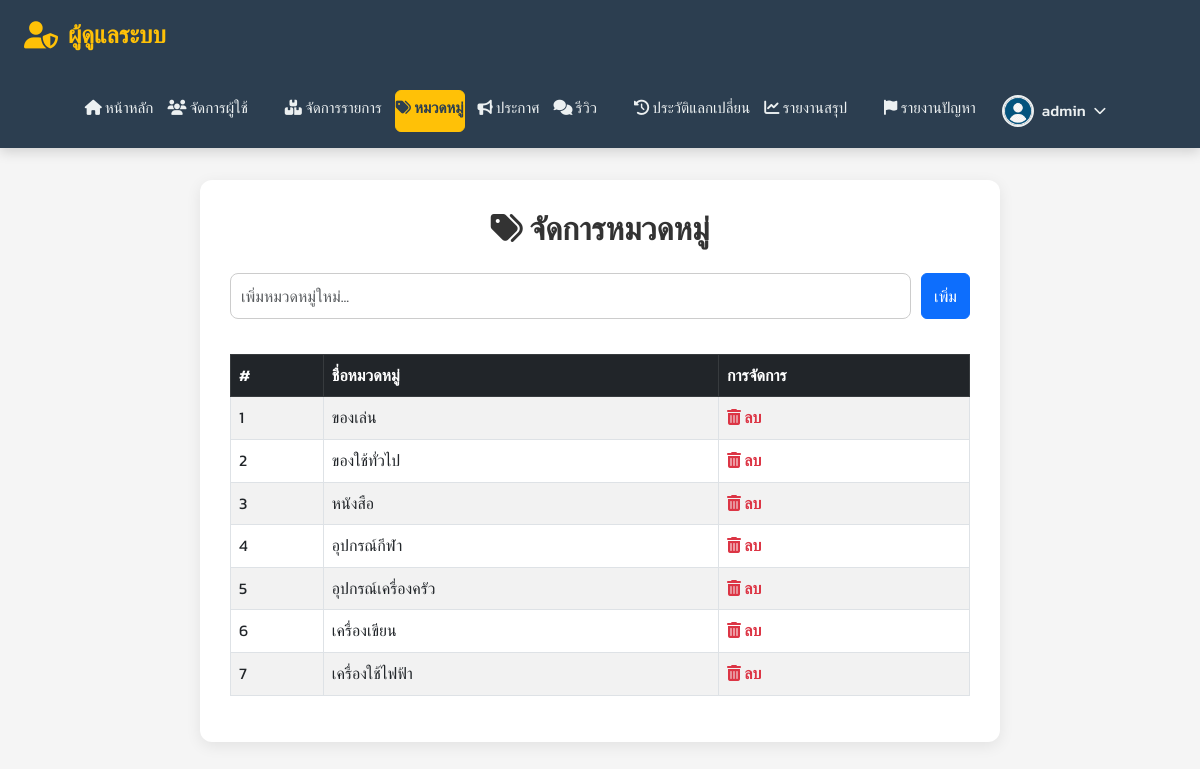
Screenshot of /admin/manage_categories.php (signed in) with the database file from the repository.
### tables this page shows
CREATE TABLE `categories` (
  `id` int(11) NOT NULL,
  `name` varchar(100) NOT NULL
);

### admin/manage_categories.php (the view, shortened to what this page needs)
<?php
$userId = $_SESSION['user_id'];
$username = $_SESSION['username'];
$servername = "localhost";
$db_username = "root";
$db_password = "";
$dbname = "item_exchange";
$conn = new mysqli($servername, $db_username, $db_password, $dbname);
$stmtProfile = $conn->prepare("SELECT profile_image FROM users WHERE id = ?");
$stmtProfile->bind_param("i", $userId);
$stmtProfile->execute();
$resultProfile = $stmtProfile->get_result();
$userProfile = $resultProfile->fetch_assoc();
$profileImageHeader = (!empty($userProfile['profile_image']) && file_exists("../uploads/profile/" . $userProfile['profile_image']))
    ? "../uploads/profile/" . $userProfile['profile_image']
    : "../uploads/profile/default.png";
$categories = $conn->query("SELECT * FROM categories ORDER BY name ASC");
?>
<!DOCTYPE html>
<html lang="th">
<head>
    <link rel="stylesheet" href="https://cdnjs.cloudflare.com/ajax/libs/font-awesome/6.5.0/css/all.min.css" />
    <link href="https://cdn.jsdelivr.net/npm/bootstrap@5.3.0/dist/css/bootstrap.min.css" rel="stylesheet">
</head>
<body>
<header>
    <div class="header-left">
        <div class="header-title">
            <i class="fas fa-user-shield"></i>
            <span>ผู้ดูแลระบบ</span>
        </div>
        <nav class="header-nav">
            <div class="menu-group">
                <a href="admin_main.php"><i class="fas fa-home"></i> หน้าหลัก</a>
                <a href="manage_users.php"><i class="fas fa-users"></i> จัดการผู้ใช้</a>
            </div>
            <div class="menu-group">
                <a href="manage_items.php"><i class="fas fa-boxes"></i> จัดการรายการ</a>
                <a href="manage_categories.php" class="current-page"><i class="fas fa-tags"></i> หมวดหมู่</a>
                <a href="manage_announcements.php"><i class="fas fa-bullhorn"></i> ประกาศ</a>
                <a href="manage_reviews.php"><i class="fas fa-comments"></i> รีวิว</a>
            </div>
            <div class="menu-group">
                <a href="exchange_history.php"><i class="fas fa-history"></i> ประวัติแลกเปลี่ยน</a>
                <a href="exchange_report.php"><i class="fas fa-chart-line"></i> รายงานสรุป</a>
            </div>
            <a href="admin_reports.php" class="report-button">
                <i class="fas fa-flag"></i> รายงานปัญหา
            </a>
            <div class="profile-dropdown">
                <button class="profile-button" onclick="toggleProfileDropdown()">
                    <img src="<?php echo htmlspecialchars($profileImageHeader); ?>" alt="รูปโปรไฟล์">
                    <span><?php echo htmlspecialchars($username); ?></span>
                    <i class="fas fa-chevron-down"></i>
                </button>
            </div>
        </nav>
    </div>
</header>
<div class="container">
    <h2><i class="fas fa-tags"></i> จัดการหมวดหมู่</h2>
    <form method="POST">
        <input type="text" name="new_category" placeholder="เพิ่มหมวดหมู่ใหม่..." class="form-control" required>
        <button type="submit" class="btn btn-primary">เพิ่ม</button>
    </form>
    <div class="table-responsive">
        <table class="table table-striped table-bordered align-middle">
            <thead class="table-dark">
                <tr>
                    <th>#</th>
                    <th>ชื่อหมวดหมู่</th>
                    <th>การจัดการ</th>
                </tr>
            </thead>
            <tbody>
                <?php $rowNumber = 1; ?>
                <?php while ($row = $categories->fetch_assoc()): ?>
                    <tr>
                        <td><?php echo $rowNumber++; ?></td>
                        <td><?php echo htmlspecialchars($row['name']); ?></td>
                        <td>
                            <a class="delete-link" href="?delete_id=<?php echo $row['id']; ?>" onclick="return confirm('ยืนยันการลบหมวดหมู่นี้?')">
                                <i class="fas fa-trash-alt"></i> ลบ
                            </a>
                        </td>
                    </tr>
                <?php endwhile; ?>
            </tbody>
        </table>
    </div>
</div>
</body>
</html>

### admin/manage_categories.php (style rules this page uses)
:root { --admin-primary-color: #ffc107; --admin-primary-dark: #e0a800; --header-bg-color: #2c3e50; --header-link-color: #ecf0f1; --text-color: #333; --light-text-color: #666; --border-color: #e0e0e0; --bg-light: #f5f5f5; --white: #fff; --shadow-light: rgba(0,0,0,0.08); --shadow-medium: rgba(0,0,0,0.12); }
body { font-family: 'Kanit', sans-serif; background-color: var(--bg-light); color: var(--text-color); line-height: 1.6; margin: 0; padding: 0; }
.container { max-width: 800px; margin: 2rem auto; padding: 2.5rem; background: var(--white); border-radius: 12px; box-shadow: 0 4px 15px var(--shadow-light); }
header { background: var(--header-bg-color); color: var(--header-link-color); padding: 1rem 1.5rem; display: flex; justify-content: space-between; align-items: center; flex-wrap: wrap; box-shadow: 0 4px 12px rgba(0,0,0,0.15); position: sticky; top: 0; z-index: 1000; }
.header-left { display: flex; align-items: center; gap: 20px; flex-wrap: wrap; }
.header-title { display: flex; align-items: center; gap: 10px; font-size: 1.5rem; font-weight: 700; white-space: nowrap; color: var(--admin-primary-color); }
.header-title i { font-size: 1.7rem; color: var(--admin-primary-color); }
.header-nav { display: flex; flex-wrap: wrap; gap: 15px; margin-left: 20px; }
.header-nav .menu-group { display: flex; gap: 12px; flex-wrap: wrap; margin-right: 20px; }
.header-nav a { text-decoration: none; padding: 5px 0; background-color: transparent; color: var(--header-link-color); border-radius: 6px; display: inline-block; white-space: nowrap; transition: background-color 0.3s ease, color 0.3s ease; font-weight: 500; font-size: 0.95rem; border: 1px solid transparent; position: relative; }
.header-nav a::after { content: ''; position: absolute; width: 0; height: 2px; bottom: -5px; left: 0; background-color: var(--admin-primary-color); transition: width 0.3s ease-out; }
.header-nav a.current-page { font-weight: 600; background-color: var(--admin-primary-color); color: var(--header-bg-color); border-color: var(--admin-primary-color); }
@media (max-width: 1200px) { .header-nav { margin-left: 0; margin-top: 1rem; width: 100%; justify-content: center; } }
.report-button { display: inline-flex; align-items: center; padding: 8px 15px; background-color: #dc3545; color: var(--header-link-color); font-weight: 600; border-radius: 5px; text-decoration: none; font-size: 0.9rem; transition: background-color 0.3s ease; gap: 8px; white-space: nowrap; }
.profile-dropdown { position: relative; display: inline-block; }
.profile-button { display: flex; align-items: center; gap: 8px; background: none; border: none; color: var(--header-link-color); cursor: pointer; padding: 5px 10px; border-radius: 6px; transition: background-color 0.3s ease; font-size: 0.95rem; font-weight: 500; }
.profile-button img { width: 32px; height: 32px; border-radius: 50%; object-fit: cover; border: 2px solid var(--header-link-color); }
.profile-button i { font-size: 0.8rem; transition: transform 0.3s ease; }
.container { padding: 30px; margin-top: 2rem; }
h2 { color: #333; text-align: center; font-weight: 600; margin-bottom: 1.5rem; }
form { margin-bottom: 20px; display: flex; gap: 10px; }
input[type="text"] { flex: 1; padding: 10px; border-radius: 8px; border: 1px solid #ccc; }
button { padding: 10px 20px; border: none; border-radius: 8px; background: #2c3e50; color: white; cursor: pointer; transition: background 0.2s; }
table { width: 100%; border-collapse: collapse; margin-top: 15px; }
th, td { padding: 12px; border-bottom: 1px solid #eee; text-align: left; }
th { background: #e9ecef; font-weight: 600; }
a.delete-link { color: #dc3545; text-decoration: none; font-weight: bold; }
.table-responsive { margin-top: 20px; }

### rows the page displays
categories: name "ของเล่น"
categories: name "ของใช้ทั่วไป"
categories: name "หนังสือ"
categories: name "อุปกรณ์กีฬา"
categories: name "อุปกรณ์เครื่องครัว"
categories: name "เครื่องเขียน"
categories: name "เครื่องใช้ไฟฟ้า"

### other values shown
$username "admin"
